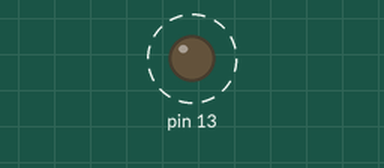
Recording of a sketch running on a simulated Arduino Uno, built with avr-gcc and run on an emulated ATmega328P. Parts: output pins drawn as LEDs (lit = HIGH). Dashed ring = blinking. What the sketch prints to the serial monitor is not drawn.

Above: at 0.5 s.
Timing chart, 0 to 4.7 s (numbered marks = the images above):
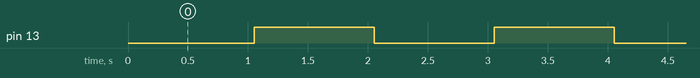

Measured:
- by itself, pin 13: alternates HIGH for 1.0 s and LOW for 1.0 s

The sketch:

2_reversedDirections.ino
```cpp
#include <Wire.h>

// speed (elevator)
const byte elevPin = 12;  // blue
unsigned long elevPrevTime;
unsigned int elevDuration = 1500;  // by default in case we don't have a reading yet
int elevOffset = 0;// so as not to affect the interrupt readings before we've
                     // gotten an actual offset value!
// steer (rudder)
const byte ruddPin = 11;  // white
unsigned long ruddPrevTime;
unsigned int ruddDuration = 1500;  // by default
int ruddOffset = 0;

const byte buff = 20; // some leeway around center thumbstick position

// reset (gear switch)
const byte gearPin = 10;  // purple
unsigned long gearPrevTime;
unsigned int gearDuration = 1500;

unsigned int blinkDelay = 1000;  // blinks led 13, see setup
unsigned long blinkPrevTime;
byte blinkState = 0;  // starts off

// holds converted readings, sent via I2C
// speed, sign, steer, sign, reset
uint8_t data[5] = {0, 0, 0, 0, 0};

// calculating
unsigned long calcPrevTime;
const unsigned int calcInterval = 100; // to match with 101's request interval

// printing
unsigned long printPrevTime;
const int deley = 100;

// wait a bit after registering the interrupts before calculating
// the offset, so we know we have actual readings, not the default ones.
unsigned long interruptsRead;
const unsigned long offsetDelay = 50;

void setup(){
  Serial.begin(19200);
  //while(!Serial) ;

  /********** interrupts **********/
  pinMode(ruddPin, INPUT);
  attachInterrupt(digitalPinToInterrupt(ruddPin), ruddChange, CHANGE);

  pinMode(elevPin, INPUT);
  attachInterrupt(digitalPinToInterrupt(elevPin), elevChange, CHANGE);

  interruptsRead = millis();

  pinMode(gearPin, INPUT);
  attachInterrupt(digitalPinToInterrupt(gearPin), gearChange, CHANGE);
  pinMode(13, OUTPUT);
  // blink led slow when not resetting, fast when resetting!

  /********** I2C **********/
  Wire.begin(8);                // join i2c bus with address #8
  Wire.onRequest(requestEvent); // register event

  /********** calc stuff **********/
  // wait while we get some readings from the receiver...
  while (millis() - interruptsRead < offsetDelay) ; // just sit tight

  // get the offset for each potentiometer value.
  // Must register interrupts first, and have a reading!
  ruddOffset = 1500 - ruddDuration;
  elevOffset = 1500 - elevDuration;
  Serial.print("rudder offset: ");
  Serial.println(ruddOffset);
  Serial.print("elevator offset: ");
  Serial.println(elevOffset);

  calcPrevTime = millis();
  /********** printing **********/
  printPrevTime = millis();

  blinkPrevTime = millis();
}

void loop(){
  if (millis() - calcPrevTime > calcInterval) {
    // Map readings from reciever to numbers passable over I2C.
    // In loop instead of requestEvent so it's interruptable.


    // speed
    if (elevDuration >= 1500 + buff) {
      data[0] = map(elevDuration, 1500+buff, 1950, 0, 255);
      data[1] = 1; // negative b/c reversed
    }
    else if (elevDuration <= 1500 - buff) {
      // the shorter the high, the more negative (sign is separate) the number should be
      data[0] = map(elevDuration, 1050, 1500-buff, 255, 0);
      data[1] = 0; // not negative b/c reversed
    }
    else{ // it is within the buffer
      data[0] = 0;
      data[1] = 0;
    }


    // steering
    if (ruddDuration >= 1500 + buff) {
      data[2] = map(ruddDuration, 1500+buff, 1950, 0, 255);
      data[3] = 0; // negative b/c reversed
    }
    else if (ruddDuration <= 1500 - buff) {
      // the shorter the high, the more negative (sign is separate) the number should be
      data[2] = map(ruddDuration, 1050, 1500-buff, 255, 0);
      data[3] = 1; // not negative b/c reversed
    }
    else{ // it is within the buffer
      data[2] = 0;
      data[3] = 0;
    }

    /*Serial.print(elevDuration);
    Serial.print('\t');
    Serial.print(data[1]);
    Serial.print('\t');
    Serial.print(data[0]);
    Serial.print('\t');
    Serial.print(ruddDuration);
    Serial.print('\t');
    Serial.print(data[3]);
    Serial.print('\t');
    Serial.print(data[2]);u
    Serial.print('\t');
    Serial.print(gearDuration);
    Serial.print('\t');
    Serial.print(blinkDelay);
    Serial.print('\t');
    Serial.println(data[4]);*/

    calcPrevTime += calcInterval;
  } // end calcInterval

  if (millis() - blinkPrevTime > blinkDelay) {
    if (blinkState) {  // if it's currently on, switch it off
      digitalWrite(13, LOW);
      blinkState = 0;
    }
    else {  // otherwise it's currently off, so switch it on
      digitalWrite(13, HIGH);
      blinkState = 1;
    }

    blinkPrevTime += blinkDelay;
  }

  /**/
}


/********** I2C interrupt function **********/
// function that executes whenever data is requested by master (every 100 ms)
// this function is registered as an event, see setup()
void requestEvent() {
  //Serial.print("Sending over I2C... ");
  //Wire.beginTransmission(9);
  for(int i = 0; i < 5; i++){
    Wire.write(data[i]); // respond with message of 5 bytes
    //Serial.print(data[i]); space(data[i]);
  }
  //Wire.endTransmission();
  //Serial.println();
}

/********** Transmitter interrupt functions **********/
void ruddChange(){
  if (digitalRead(ruddPin))  // if currently high, i.e. triggered rising transition
    ruddPrevTime = micros();  // get the current time it transitioned
  else
    ruddDuration = micros() - ruddPrevTime + ruddOffset;
}

void elevChange(){
  if (digitalRead(elevPin))  // if currently high, i.e. triggered rising transition
    elevPrevTime = micros();  // get the current time it transitioned
  else
    elevDuration = micros() - elevPrevTime + elevOffset;
}

void gearChange(){
  if (digitalRead(gearPin))
    gearPrevTime = micros();
  else // low, so not resetting everything
    gearDuration = micros() - gearPrevTime;

  if (gearDuration < 1500){  // 0, gear, reseting
    data[4] = 1;
    blinkDelay = 100;
  }
  else{  // 1, flightmode, not reseting!
    data[4] = 0;
    blinkDelay = 800;
  }
}
```
